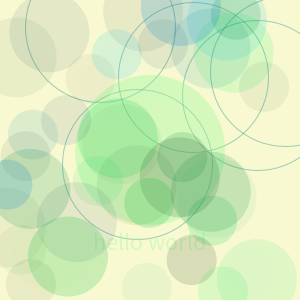
Frame 1 (no input)
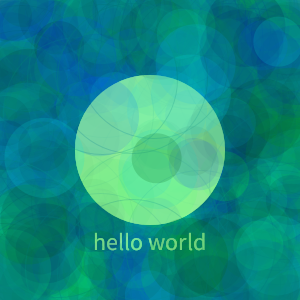
Frame 60 (the mouse pressed at the canvas centre just before this capture)
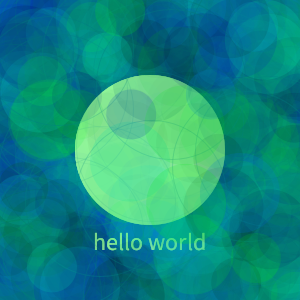
Frame 120 (the mouse held since frame 60 and released just before this capture)

The Processing sketch that drew these frames (run headless with seeded random() and noise(); from frame 60 on, the mouse is pressed at the canvas centre):

// Processing sketch: processing_155443
// ── processing_155443.pde

void setup() {
  size(300, 300);

  colorMode(RGB,256);
  background(250, 250, 210);
  frameRate(12);
}
//side 
void draw() {

for(int i=0 ; i < 5 ; i++) {
  noFill();
  smooth();
  stroke(0, 128, 128, 95);
  ellipse(random(300), random(300), 150, 150);
  
}
//center
  noStroke();
  fill(152, 251, 152, 95);
  smooth();
  ellipse(150, 150, 150, 150);
  textSize(24);
  textAlign(CENTER);
  color(0, 0, 0);
  text("hello world", 150, 250);
  
for(int i=0 ; i < 20 ; i++) {
  fill(random(0), random(256), random(256), random(50));
  
  int x = 50;
  int y = 80;
  ellipse(random(300), random(300), y, y);
  ellipse(random(300), random(300), x, x);
  
  } 
}
